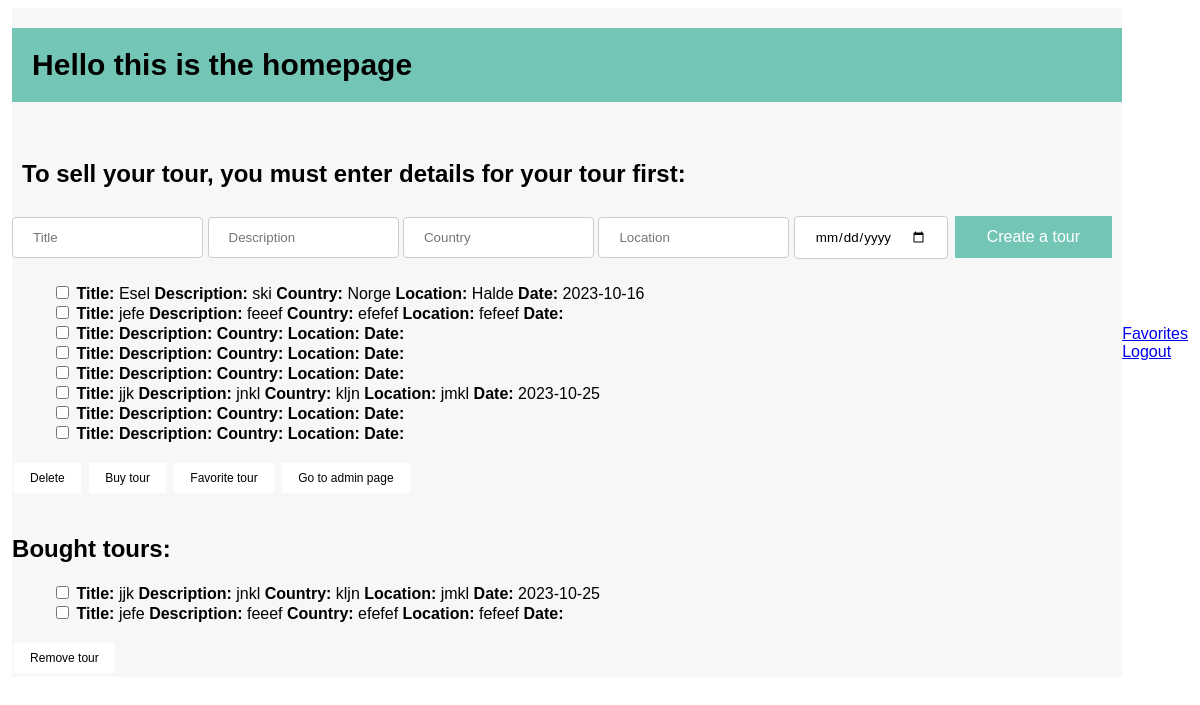
Page /homepage on the earlier database version.
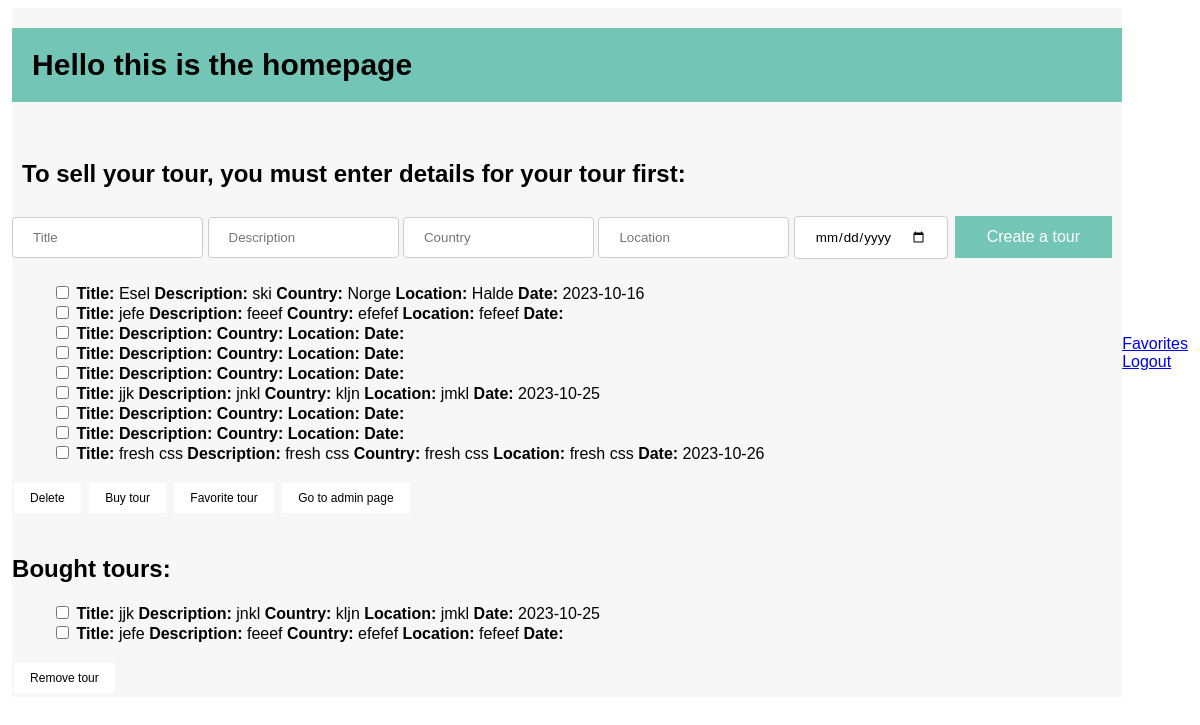
Same page on the later database version.
### tables this page shows
CREATE TABLE Tour(
                ID INTEGER PRIMARY KEY AUTOINCREMENT,
                Title TEXT,
                Description TEXT,
                Country TEXT,
                Location TEXT,
                Date DATETIME
    );

CREATE TABLE TourBooked(
                User_ID INTEGER,
                Tour_ID INTEGER
    );

### app.py (the view)
@application.route('/homepage')
def homepage():
    global global_user_id
    db = sqlite3.connect('backend/database/database.db')
    cursor = db.cursor()
    cursor.execute("SELECT * from Tour")
    list = cursor.fetchall()
    cursor.execute('''SELECT *
    FROM Tour
    INNER JOIN TourBooked on Tour.ID = TourBooked.Tour_ID
    WHERE TourBooked.User_ID = ?''', (global_user_id,))
    list_of_bought_tours = cursor.fetchall()
    db.close()
    return render_template('/homepage.html', list_of_tours=list, list_of_bought_tours=list_of_bought_tours)

### frontend/templates/homepage.html (shortened to what this page needs)
<!DOCTYPE html>
<html lang="en">
<head>
    <link rel="stylesheet" type="text/css" href="{{ url_for('static', filename='css/homepage.css') }}">
</head>
<body>
<div id="grid">
    <div id="colored_body">
    <h1 id="intro">Hello this is the homepage</h1><br>
    <h2 id="instruction">To sell your tour, you must enter details for your tour first:</h2>
    <form action="/create_a_tour" , method="POST" id="form_create_tour_input">
        <input type="text" , name="Title" , placeholder="Title" class="input_styling">
        <input type="text" , name="Description" , placeholder="Description" class="input_styling">
        <input type="text" , name="Country" , placeholder="Country" class="input_styling">
        <input type="text" , name="Location" , placeholder="Location" class="input_styling">
        <input type="date" , name="Date" class="input_styling">
        <button type="submit" class="tour_button_styling">Create a tour</button>
    </form>
    <form action="/checkbox_tour" method="POST" id="available_tours">
        <ul>
            {% for tour in list_of_tours%}
            <li>
                <input type="checkbox" name="checkbox_row" value="{{ tour[0] }}">
                <strong>Title:</strong> {{ tour[1] }}
                <strong>Description:</strong> {{ tour[2] }}
                <strong>Country:</strong> {{ tour[3] }}
                <strong>Location:</strong> {{ tour[4] }}
                <strong>Date:</strong> {{ tour[5] }}
            </li>
            {% endfor %}
        </ul>
        <button type="submit" name="handle_action" value="delete" class="checkbox_button_styling">Delete</button>
        <button type="submit" name="handle_action" value="buy" class="checkbox_button_styling">Buy tour</button>
        <button type="submit" name="handle_action" value="favorite" class="checkbox_button_styling">Favorite tour</button>
        <button type="submit" name="handle_action" value="admin" class="checkbox_button_styling">Go to admin page</button> <br>
    </form> <br>
    <h2>Bought tours:</h2>
    <form action="/remove_bought_tour" method="POST" id="bought_tours">
        <ul>
            {% for tour in list_of_bought_tours %}
            <li>
                <input type="checkbox" name="checkbox_bought_tour" value="{{ tour[0] }}">
                <strong>Title:</strong> {{ tour[1] }}
                <strong>Description:</strong> {{ tour[2] }}
                <strong>Country:</strong> {{ tour[3] }}
                <strong>Location:</strong> {{ tour[4] }}
                <strong>Date:</strong> {{ tour[5] }}
            </li>
            {% endfor %}
        </ul>
        <button type="submit" name="handle_action" value="delete" class="checkbox_button_styling">Remove tour</button>
    </form>
    </div>
    <div id="sidebar">
        <a href="{{ url_for('favorites') }}">Favorites</a> <br>
        <a href="{{ url_for('index') }}">Logout</a>
    </div>
</div>
</body>
</html>

### static/css/homepage.css (style rules this page uses)
* { font-family: "Gill Sans", sans-serif; }
#grid { display: grid; grid-template-columns: 1fr 1fr 1fr 1fr 1fr grid-template-rows: 1fr 1fr 1fr 1fr 1fr 1fr 1fr }
#intro { font-decoration: none; font-size: 30px; font-weight: 900; grid-column: 2/4; grid-row: 1/2; background-color: #73C6B6; padding: 20px; }
#instruction { font-decoration: none; grid-column: 2/5; grid-row: 1/2; padding-left: 10px; }
#form_create_tour_input { grid-column: 2/4; grid-row: 2/3; }
.input_styling { padding: 12px 20px; margin: 8px 0; display: inline-block; border: 1px solid #ccc; border-radius: 4px; box-sizing: border-box; }
.tour_button_styling { background-color: #73C6B6; border: none; color: white; padding: 12px 32px; text-align: center; text-decoration: none; display: inline-block; font-size: 16px; margin: 4px 2px; cursor: pointer; }
.checkbox_button_styling { background-color: #ffffff; border: none; color: black; padding: 8px 16px; text-align: center; text-decoration: none; display: inline-block; font-size: 12px; margin: 4px 2px; cursor: pointer; }
#available_tours { grid-column: 2/4; grid-row: 3/4; }
#bought_tours { grid-column: 2/4; grid-row: 5/6; }
#colored_body { grid-column: 2/4; grid-row: 1/6; background-color: #F7F7F7; }
#sidebar { grid-column: 4/5; grid-row: 3/4; }
ul { list-style-type: none; }

Differences in the rows shown:
added Tour: Title "fresh css", Description "fresh css", Country "fresh css", Location "fresh css", Date "2023-10-26"
